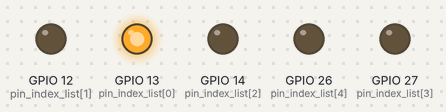
Recording of a program running on a simulated ESP32 board running MicroPython. Parts: output pins drawn as LEDs (lit = HIGH).

Above: at 0.02 s.
At 0.37 s:
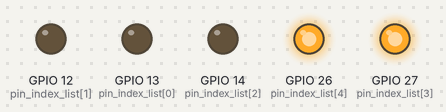
At 0.72 s:
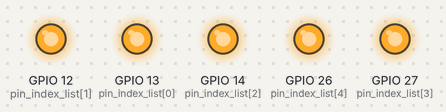
At 1.47 s:
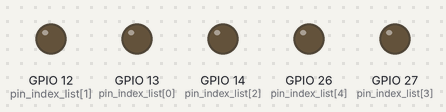
At 2.17 s:
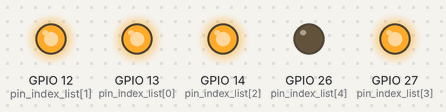
At 2.92 s:
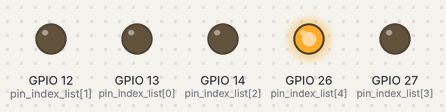
Timing chart, 0 to 3.2 s (numbered marks = the images above):
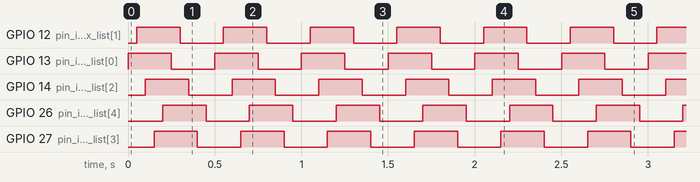

Measured:
- by itself, GPIO 12 (pin_index_list[1]), GPIO 13 (pin_index_list[0]), GPIO 14 (pin_index_list[2]), GPIO 26 (pin_index_list[4]), GPIO 27 (pin_index_list[3]): alternates HIGH for 0.25 s and LOW for 0.25 s
- by itself, everything shown: repeats every 0.50 s, in 10 steps

The program:

1.___.py
```python
'''
该程序作用是让 LED 依次点亮后依次熄灭
在线文档：https://docs.geeksman.com/esp32/MicroPython/05.esp32-micropython-water-lamp.html
'''

import time
from machine import Pin

# # 定义所有的 LED 控制引脚
# led_1 = Pin(13, Pin.OUT)
# led_2 = Pin(12, Pin.OUT)
# led_3 = Pin(14, Pin.OUT)
# led_4 = Pin(27, Pin.OUT)
# led_5 = Pin(26, Pin.OUT)
#
# # 定义 LED 对象列表
# led_pin_list = [led_1, led_2, led_3, led_4, led_5]

# 定义 GPIO 引脚对象
pin_index_list = [13, 12, 14, 27, 26]

# 定义 LED 管脚对象列表
led_pin_list = []

# 添加 LED 引脚对象
for i in pin_index_list:
    led_pin_list.append(Pin(i, Pin.OUT))

# print(led_pin_list)

# 初始化所有引脚对象
for led_pin in led_pin_list:
    led_pin.off()


while True:
    # 逐个改变 LED 状态
    for led_pin in led_pin_list:
        led_pin.value(not led_pin.value())
        # 延时 0.05s
        time.sleep(0.05)
```
